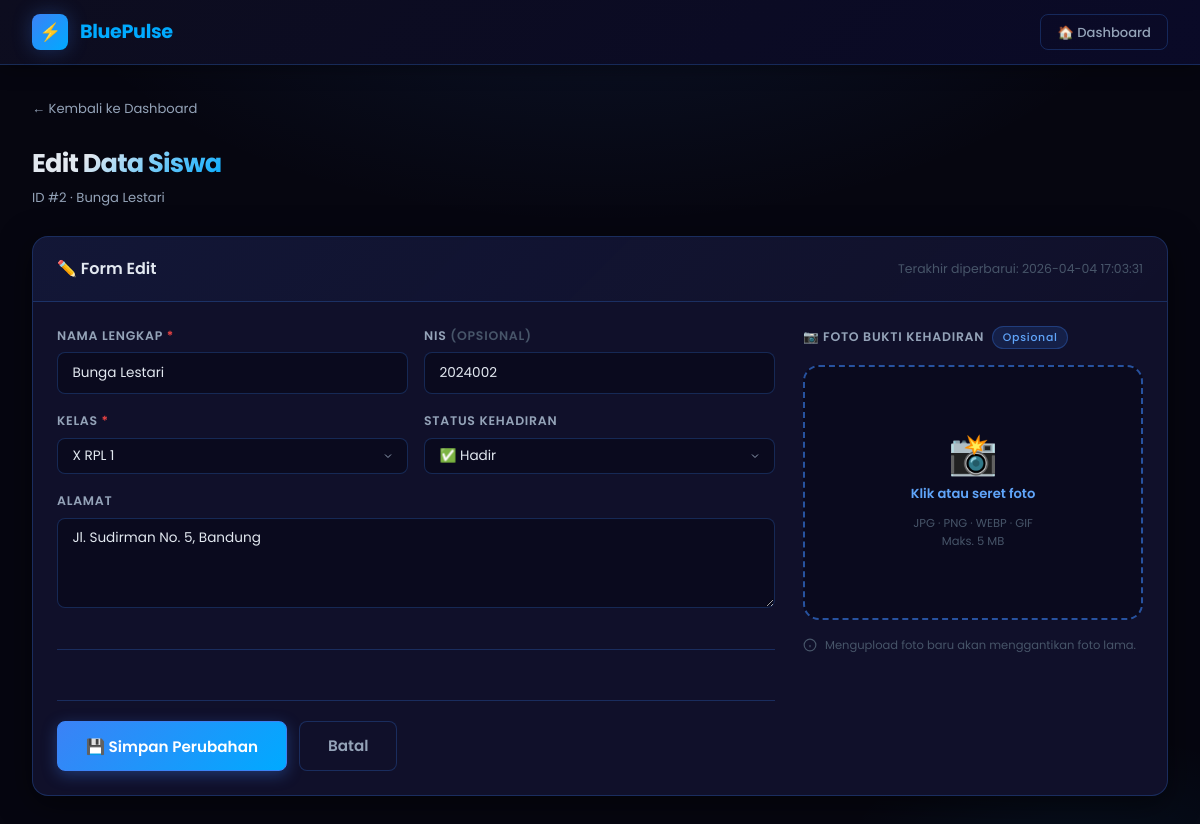
Page /edit.php?id=2 on the committed database.
### tables this page shows
CREATE TABLE IF NOT EXISTS students (
    id          INT(11)      AUTO_INCREMENT PRIMARY KEY,
    nis         VARCHAR(20)  DEFAULT NULL,
    name        VARCHAR(100) NOT NULL,
    class       VARCHAR(50)  NOT NULL,
    address     TEXT         DEFAULT NULL,
    attendance  ENUM('Hadir','Tidak') DEFAULT 'Tidak',
    photo       VARCHAR(255) DEFAULT NULL,    
    created_at  TIMESTAMP    DEFAULT CURRENT_TIMESTAMP,
    updated_at  TIMESTAMP    DEFAULT CURRENT_TIMESTAMP ON UPDATE CURRENT_TIMESTAMP
);

### config.php (called while the page is built, shortened)
<?php
function e(string $str): string {
    return htmlspecialchars($str, ENT_QUOTES, 'UTF-8');
}

### edit.php (the view, shortened to what this page needs)
<?php
require_once 'config.php';
$id = filter_input(INPUT_GET, 'id', FILTER_VALIDATE_INT);
$stmt = $pdo->prepare("SELECT * FROM students WHERE id = :id LIMIT 1");
$stmt->execute([':id' => $id]);
$student = $stmt->fetch();
$classes = $pdo->query("SELECT DISTINCT class FROM students ORDER BY class ASC")
               ->fetchAll(PDO::FETCH_COLUMN);
$defaultClasses = ['X RPL 1','X RPL 2','XI RPL 1','XI RPL 2','XII RPL 1','XII RPL 2'];
$allClasses = array_unique(array_merge($defaultClasses, $classes));
sort($allClasses);
$val = fn($key) => e($_POST[$key] ?? $student[$key] ?? '');
?>
<!DOCTYPE html>
<html lang="id">
<head>
    <link rel="stylesheet" href="style.css">
</head>
<body>
<header class="topbar">
    <div class="topbar-inner">
        <div class="topbar-logo">
            <div class="logo-icon">⚡</div>
            <span>Blue<span>Pulse</span></span>
        </div>
        <nav class="topbar-nav">
            <a href="index.php" class="nav-btn">🏠 Dashboard</a>
        </nav>
    </div>
</header>
<main class="page-wrapper">
    <a href="index.php" class="back-link">← Kembali ke Dashboard</a>
    <div class="page-title">
        <div>
            <h1>Edit Data Siswa</h1>
            <p>ID #<?= (int)$student['id'] ?> · <?= e($student['name']) ?></p>
        </div>
    </div>
    <div class="card">
        <div class="card-header">
            <h2>✏️ Form Edit</h2>
            <span style="color:var(--text-muted);font-size:0.78rem">
                Terakhir diperbarui: <?= e($student['updated_at'] ?? $student['created_at']) ?>
            </span>
        </div>
        <div class="card-body">
            <form method="POST" action="proses_edit.php"
                  enctype="multipart/form-data"
                  class="show-spinner">
                <div class="student-form-layout">
                    <div class="form-fields">
                        <div class="form-row">
                            <div class="form-group">
                                <label for="name">Nama Lengkap <span style="color:var(--red)">*</span></label>
                                <input type="text" id="name" name="name"
                                       class="form-control"
                                       required maxlength="100"
                                       value="<?= $val('name') ?>">
                            </div>
                            <div class="form-group">
                                <label for="nis">NIS <span style="color:var(--text-muted)">(Opsional)</span></label>
                                <input type="text" id="nis" name="nis"
                                       class="form-control"
                                       maxlength="20"
                                       value="<?= $val('nis') ?>">
                            </div>
                        </div>
                        <div class="form-row">
                            <div class="form-group">
                                <label for="class">Kelas <span style="color:var(--red)">*</span></label>
                                <select id="class" name="class" class="form-select" required>
                                    <?php foreach ($allClasses as $c): ?>
                                    <option value="<?= e($c) ?>"
                                            <?= ($val('class') === e($c)) ? 'selected' : '' ?>>
                                        <?= e($c) ?>
                                    </option>
                                    <?php endforeach; ?>
                                </select>
                            </div>
                            <div class="form-group">
                                <label for="attendance">Status Kehadiran</label>
                                <select id="attendance" name="attendance" class="form-select" required>
                                    <option value="Hadir" <?= ($val('attendance') === 'Hadir') ? 'selected':'' ?>>✅ Hadir</option>
                                </select>
                            </div>
                        </div>
                        <div class="form-group">
                            <label for="address">Alamat</label>
                            <textarea id="address" name="address"
                                      class="form-control"
                                      maxlength="500"><?= $val('address') ?></textarea>
                        </div>
                        <div class="divider"></div>
                        <div class="form-actions">
                            <button type="submit" class="btn btn-primary btn-lg">💾 Simpan Perubahan</button>
                            <a href="index.php" class="btn btn-secondary btn-lg">Batal</a>
                        </div>
                    </div>
                    <div class="photo-panel">
                        <div class="photo-panel-label">
                            📷 Foto Bukti Kehadiran
                            <span class="badge-opt">Opsional</span>
                        </div>
                        <div class="photo-dropzone" id="photo-dropzone">
                            <div class="dropzone-placeholder" style="display:flex;flex-direction:column;align-items:center;gap:0.6rem;pointer-events:none">
                                <div class="dropzone-icon">📸</div>
                                <div class="dropzone-text">
                                    <?= $student['photo'] ? 'Upload foto pengganti' : 'Klik atau seret foto' ?>
                                </div>
                                <div class="dropzone-sub">JPG · PNG · WEBP · GIF<br>Maks. 5 MB</div>
                            </div>
                        </div>
                        <div class="photo-info-row">
                            <svg width="14" height="14" viewBox="0 0 24 24" fill="none"
                                 stroke="currentColor" stroke-width="2">
                                <circle cx="12" cy="12" r="10"/>
                                <path d="M12 16v-4M12 8h.01"/>
                            </svg>
                            Mengupload foto baru akan menggantikan foto lama.
                        </div>
                    </div>
                </div>
            </form>
        </div>
    </div>
</main>
</body>
</html>

### rows in the picture
students: id "2", name "Bunga Lestari", updated_at "2026-04-04 17:03:31", nis "2024002", attendance "✅ Hadir", address "Jl. Sudirman No. 5, Bandung"

### other values in the picture
form field class "X RPL 1"
